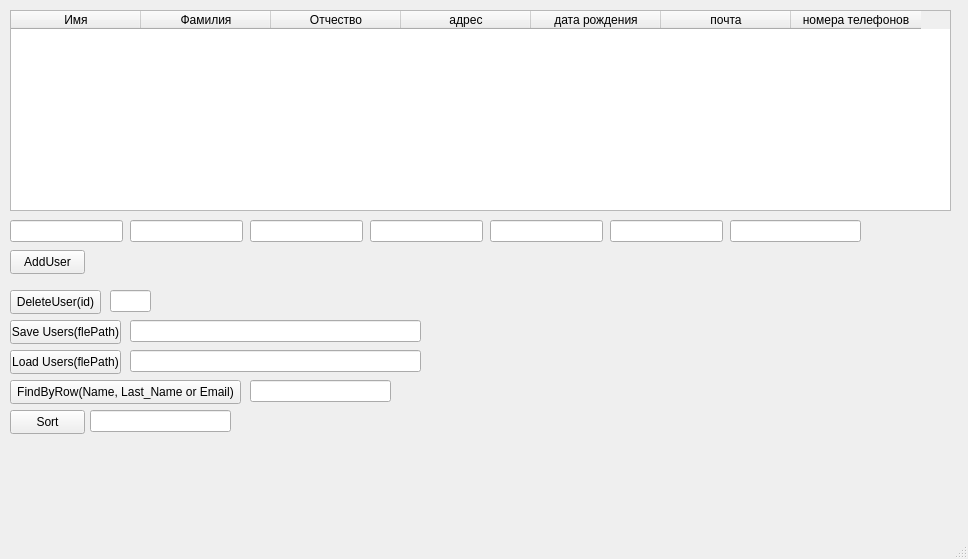
<?xml version="1.0" encoding="UTF-8"?>
<ui version="4.0">
 <class>MainWindow</class>
 <widget class="QMainWindow" name="MainWindow">
  <property name="geometry">
   <rect>
    <x>0</x>
    <y>0</y>
    <width>968</width>
    <height>559</height>
   </rect>
  </property>
  <property name="windowTitle">
   <string>MainWindow</string>
  </property>
  <widget class="QWidget" name="centralwidget">
   <widget class="QPushButton" name="AddUser">
    <property name="geometry">
     <rect>
      <x>10</x>
      <y>250</y>
      <width>75</width>
      <height>24</height>
     </rect>
    </property>
    <property name="text">
     <string>AddUser</string>
    </property>
   </widget>
   <widget class="QTableWidget" name="tableWidget">
    <property name="geometry">
     <rect>
      <x>10</x>
      <y>10</y>
      <width>941</width>
      <height>201</height>
     </rect>
    </property>
    <property name="minimumSize">
     <size>
      <width>0</width>
      <height>0</height>
     </size>
    </property>
    <property name="editTriggers">
     <set>QAbstractItemView::EditTrigger::NoEditTriggers</set>
    </property>
    <attribute name="horizontalHeaderMinimumSectionSize">
     <number>30</number>
    </attribute>
    <attribute name="horizontalHeaderDefaultSectionSize">
     <number>130</number>
    </attribute>
    <column>
     <property name="text">
      <string>Имя</string>
     </property>
    </column>
    <column>
     <property name="text">
      <string>Фамилия</string>
     </property>
    </column>
    <column>
     <property name="text">
      <string>Отчество</string>
     </property>
    </column>
    <column>
     <property name="text">
      <string>адрес</string>
     </property>
    </column>
    <column>
     <property name="text">
      <string>дата рождения</string>
     </property>
    </column>
    <column>
     <property name="text">
      <string>почта</string>
     </property>
    </column>
    <column>
     <property name="text">
      <string>номера телефонов</string>
     </property>
    </column>
   </widget>
   <widget class="QLineEdit" name="Name">
    <property name="geometry">
     <rect>
      <x>10</x>
      <y>220</y>
      <width>113</width>
      <height>22</height>
     </rect>
    </property>
   </widget>
   <widget class="QLineEdit" name="LastName">
    <property name="geometry">
     <rect>
      <x>130</x>
      <y>220</y>
      <width>113</width>
      <height>22</height>
     </rect>
    </property>
   </widget>
   <widget class="QLineEdit" name="MiddleName">
    <property name="geometry">
     <rect>
      <x>250</x>
      <y>220</y>
      <width>113</width>
      <height>22</height>
     </rect>
    </property>
   </widget>
   <widget class="QLineEdit" name="adress">
    <property name="geometry">
     <rect>
      <x>370</x>
      <y>220</y>
      <width>113</width>
      <height>22</height>
     </rect>
    </property>
   </widget>
   <widget class="QLineEdit" name="birthdate">
    <property name="geometry">
     <rect>
      <x>490</x>
      <y>220</y>
      <width>113</width>
      <height>22</height>
     </rect>
    </property>
   </widget>
   <widget class="QLineEdit" name="phoneNumbers">
    <property name="geometry">
     <rect>
      <x>730</x>
      <y>220</y>
      <width>131</width>
      <height>22</height>
     </rect>
    </property>
    <property name="text">
     <string/>
    </property>
   </widget>
   <widget class="QLineEdit" name="mail">
    <property name="geometry">
     <rect>
      <x>610</x>
      <y>220</y>
      <width>113</width>
      <height>22</height>
     </rect>
    </property>
   </widget>
   <widget class="QLineEdit" name="idOfDelete">
    <property name="geometry">
     <rect>
      <x>110</x>
      <y>290</y>
      <width>41</width>
      <height>22</height>
     </rect>
    </property>
   </widget>
   <widget class="QPushButton" name="DeleteUser">
    <property name="geometry">
     <rect>
      <x>10</x>
      <y>290</y>
      <width>91</width>
      <height>24</height>
     </rect>
    </property>
    <property name="text">
     <string>DeleteUser(id)</string>
    </property>
   </widget>
   <widget class="QLineEdit" name="filepath">
    <property name="geometry">
     <rect>
      <x>130</x>
      <y>320</y>
      <width>291</width>
      <height>22</height>
     </rect>
    </property>
   </widget>
   <widget class="QPushButton" name="SaveUser">
    <property name="geometry">
     <rect>
      <x>10</x>
      <y>320</y>
      <width>111</width>
      <height>24</height>
     </rect>
    </property>
    <property name="text">
     <string>Save Users(flePath)</string>
    </property>
   </widget>
   <widget class="QPushButton" name="LoadUsers">
    <property name="geometry">
     <rect>
      <x>10</x>
      <y>350</y>
      <width>111</width>
      <height>24</height>
     </rect>
    </property>
    <property name="text">
     <string>Load Users(flePath)</string>
    </property>
   </widget>
   <widget class="QLineEdit" name="filepathtoload">
    <property name="geometry">
     <rect>
      <x>130</x>
      <y>350</y>
      <width>291</width>
      <height>22</height>
     </rect>
    </property>
   </widget>
   <widget class="QPushButton" name="findByRowButton">
    <property name="geometry">
     <rect>
      <x>10</x>
      <y>380</y>
      <width>231</width>
      <height>24</height>
     </rect>
    </property>
    <property name="text">
     <string>FindByRow(Name, Last_Name or Email)</string>
    </property>
   </widget>
   <widget class="QLineEdit" name="findByRow">
    <property name="geometry">
     <rect>
      <x>250</x>
      <y>380</y>
      <width>141</width>
      <height>22</height>
     </rect>
    </property>
   </widget>
   <widget class="QPushButton" name="sortFieldLineButton">
    <property name="geometry">
     <rect>
      <x>10</x>
      <y>410</y>
      <width>75</width>
      <height>24</height>
     </rect>
    </property>
    <property name="text">
     <string>Sort</string>
    </property>
   </widget>
   <widget class="QLineEdit" name="sortFieldLineEdit">
    <property name="geometry">
     <rect>
      <x>90</x>
      <y>410</y>
      <width>141</width>
      <height>22</height>
     </rect>
    </property>
   </widget>
  </widget>
  <widget class="QMenuBar" name="menubar">
   <property name="geometry">
    <rect>
     <x>0</x>
     <y>0</y>
     <width>968</width>
     <height>22</height>
    </rect>
   </property>
  </widget>
  <widget class="QStatusBar" name="statusbar"/>
 </widget>
 <resources/>
 <connections/>
</ui>
